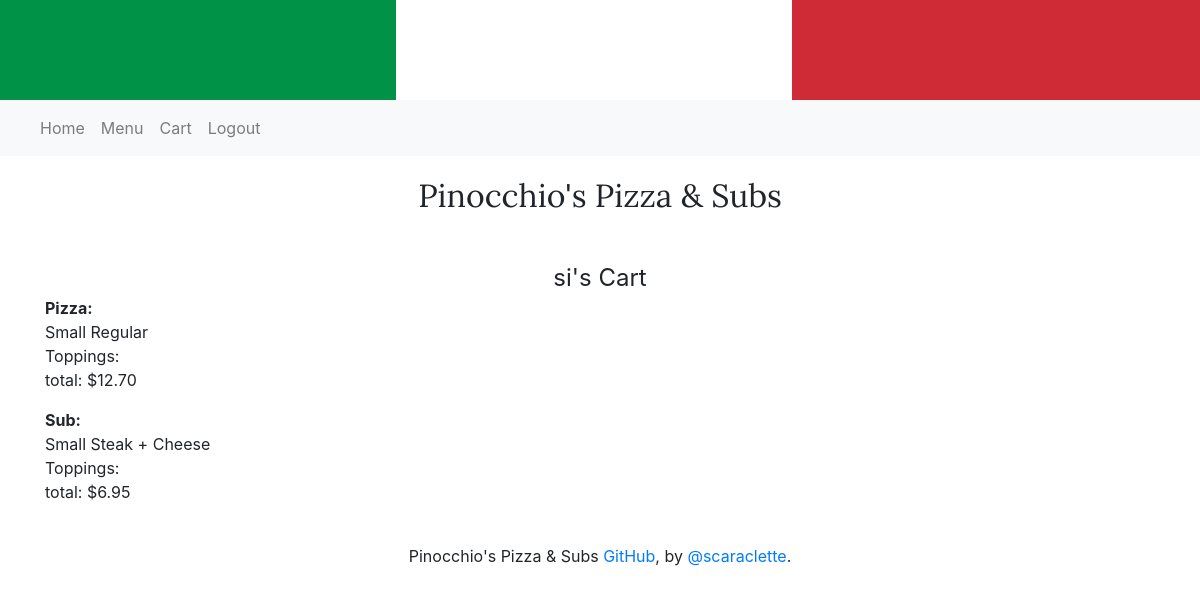
Page /cart/ (signed in) on the earlier database version.
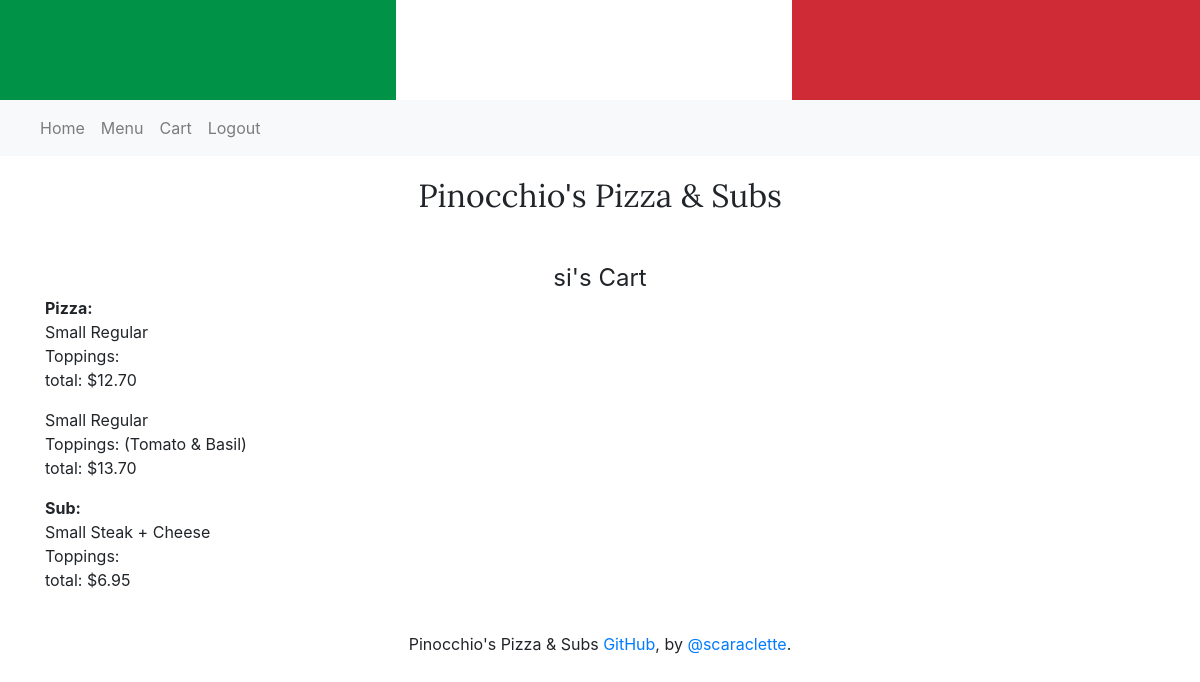
Same page on the later database version.
### orders/models.py (models this page shows, shortened)
class CustomerPizza(models.Model):
    REGULAR = 'R'
    SICILIAN = 'S'
    SMALL = 's'
    LARGE = 'l'
    PIZZA_TYPE = (
        (REGULAR, 'regular'),
        (SICILIAN, 'sicilian'),
    )
    PIZZA_SIZE = (
        (SMALL, 'small'),
        (LARGE, 'large')
    )
    pizzaType = models.CharField(max_length=1, choices=PIZZA_TYPE)
    pizzaSize = models.CharField(max_length=1, choices=PIZZA_SIZE)
    isSpecial = models.BooleanField(blank=True, default=False)
    totalTopping = models.IntegerField(default=0)
    customer = models.ForeignKey(User, on_delete=models.CASCADE)
    pizzaTopping = models.ManyToManyField(Topping, blank=True)
    pizzaPrice = models.DecimalField(max_digits=4, decimal_places=2)

class CustomerSub(models.Model):
    SMALL = 's'
    LARGE = 'l'
    SUB_SIZE = (
        (SMALL, 'small'),
        (LARGE, 'large')
    )
    subSize = models.CharField(max_length=1, choices=SUB_SIZE)
    subName = models.CharField(max_length=64)
    subPrice = models.DecimalField(max_digits=4, decimal_places=2)
    subTopping = models.ManyToManyField(Topping, blank=True)
    def __str__(self):
        return f"{self.subSize}, {self.subName}, {self.subPrice}, {self.subTopping}"

class Topping(models.Model):
    topping = models.CharField(max_length=64)
    def __str__(self):
        return f"{self.topping}"

### orders/views.py (the view)
# urls.py: path("cart/", views.cart, name="cart"),
def cart(request):
    user = request.user
    currentCart = user.cartOwner.all().last()
    checkPizza = currentCart.pizzaOrdered.all()
    checkSub = currentCart.subOrdered.all()
    pizza = checkPizza != None
    sub = checkSub != None
    print(checkSub)
    context = {
        "cart":currentCart,
        "pizza":pizza,
        "sub":sub,
        "checkSub":checkSub
    }
    return render(request, "cart.html", context)

### templates/cart.html (shortened to what this page needs)
{% extends 'base.html' %}
{% load static %}
{% block stylesheet %}
<link rel="stylesheet" href="{% static 'css/menu.css' %}" type="text/css">
{% endblock %}
{% block body %}
<div class="container-fluid text-center title-text">{{user.username}}'s Cart</div>
<div class="container ">
    {% if pizza %}
    <b>Pizza:</b><br>
        {% for p in cart.pizzaOrdered.all %}
            <p>
                {% if p.pizzaSize == 's' %}
                Small
                {% else %}
                Large
                {% endif %}
                {% if p.pizzaType == 'R' %}
                Regular
                {% else %}
                Sicilian
                {% endif %}
                <br>
                Toppings:
                {% for t in p.pizzaTopping.all %}
                ({{t}})
                {% endfor %}
                <br>
                total: ${{p.pizzaPrice}}
                <br>
            </p>
        {% endfor %}
    {% endif %}
    {% if sub %}
    <b>Sub:</b><br>
        {% for s in checkSub %}
            <p>
                {% if s.subSize == 's' %}
                Small
                {% else %}
                Large
                {% endif %}
                {{s.subName}}
                <br>
                Toppings:
                <br>
                total: ${{s.subPrice}}
                <br>
            </p>
        {% endfor %}
    {% endif %}
</div>
{% endblock %}

### templates/base.html (shortened to what this page needs)
{% load static %}
<!DOCTYPE html>
<html>
<head>
    <link rel="stylesheet" href="{% static 'css/bootstrap.min.css' %}" type="text/css">
    <link rel="stylesheet" href="{% static 'css/custom.css' %}" type="text/css">
    {% block stylesheet %}{% endblock %}
</head>
<body>
    <div id="page-container">
        <div id="content-wrap">
            <div class="container-fluid italy"></div>
            {% if user.is_authenticated %}
            <nav class="navbar navbar-expand-lg navbar-light bg-light">
                <div class="collapse navbar-collapse" id="navbarText">
                    <ul class="navbar-nav mr-auto">
                        <li class="nav-item">
                            <a class="nav-link" href="{% url 'index' %}">Home <span class="sr-only">(current)</span></a>
                        </li>
                        <li class="nav-item">
                            <a class="nav-link" href="{% url 'menu' %}">Menu</a>
                        </li>
                        <li class="nav-item">
                            <a class="nav-link" href="{% url 'cart' %}">Cart</a>
                        </li>
                        <li class="nav-item">
                            <a class="nav-link" href="#">Logout</a>
                        </li>
                    </ul>
                </div>
            </nav>
            {% else %}
            <div class="container-fluid text-center">
                <button type="button" class="btn btn-primary">LOG IN</button>
            </div>
            {% endif %}
            <div class="container-fluid text-center logo">Pinocchio's Pizza & Subs</div>
        </div>
        {% block body %}
        {% endblock %}
        <br>
        <div class="container-fluid text-center">
            <p>Pinocchio's Pizza & Subs <a href="https://github.com/scaraclette/Pizza-App.git">GitHub</a>, by <a href="https://github.com/scaraclette/">@scaraclette</a>.
            </p>
        </div>
    </div>
</body>
</html>

### static/css/custom.css (style rules this page uses)
.italy { height: 100px; background:linear-gradient(to right, #009246 0, #009246 33%, #FFF 33%, #FFF 66%, #ce2b37 66%, #ce2b37 100%); }
#page-container { position: relative; min-height: 100vh; }
#content-wrap { padding-bottom: 2.5rem; }
.logo { padding-top: 1rem; font-family: 'Lora', serif; font-size: xx-large; }

### static/css/menu.css (style rules this page uses)
.title-text { font-size: x-large; }

Differences in the rows shown:
added CustomerPizza: pizzaSize "Small", pizzaType "Regular", pizzaPrice "13.70"
now on this page (row unchanged): Topping: topping "Tomato & Basil"
